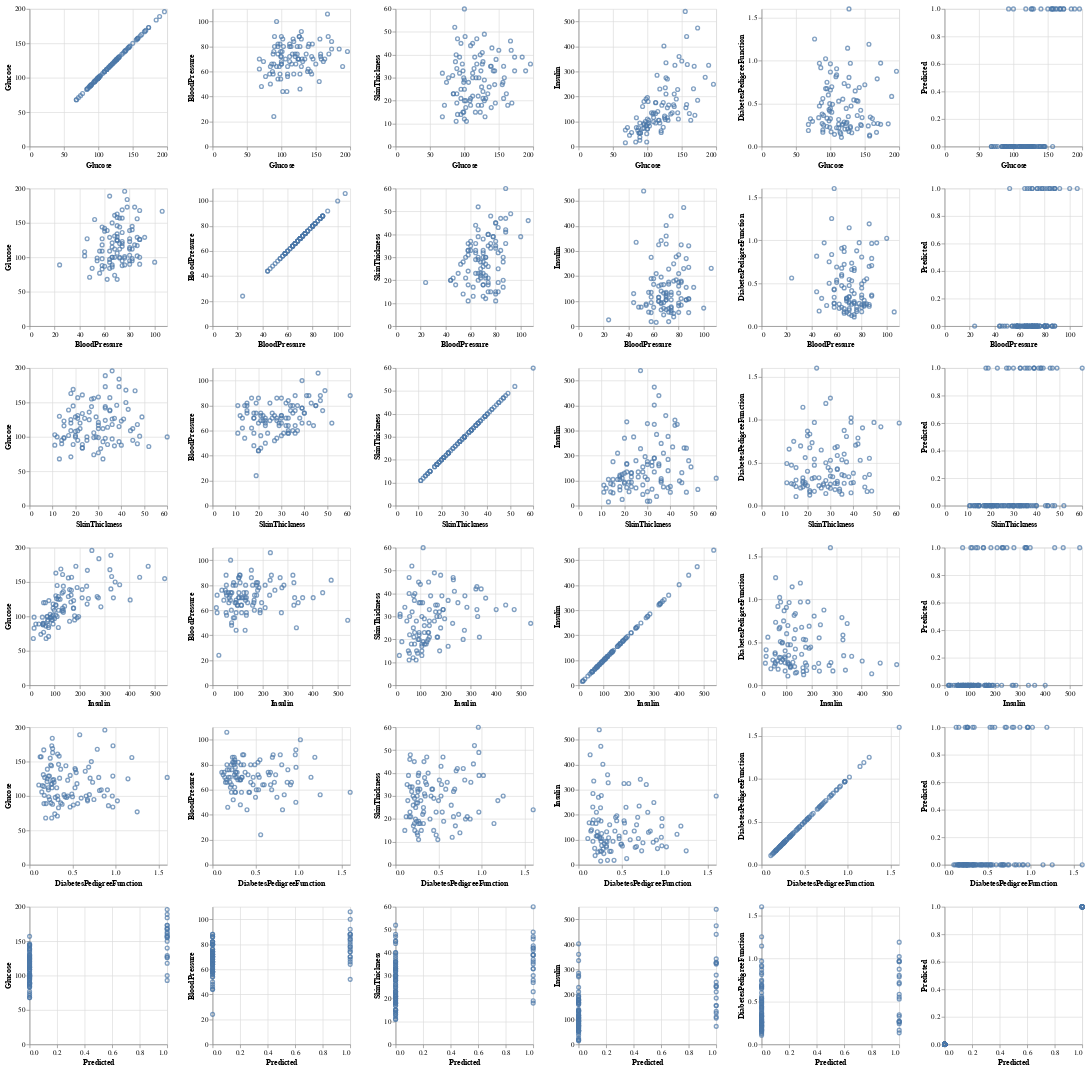

Source (notebook cell):
### Code cell
columns_to_plot = [
 'Glucose',
 'BloodPressure',
 'SkinThickness',
 'Insulin',
 'DiabetesPedigreeFunction',
 'Predicted']

credit_pairplot = alt.Chart(diabetes_test_predictions).mark_point().encode(
    alt.X(alt.repeat("row"), type="quantitative"),
    alt.Y(alt.repeat("column"), type="quantitative"),
).properties(
    width=200,
    height=200
).repeat(
    column=columns_to_plot,
    row=columns_to_plot
)
credit_pairplot

### Figure 1 — Vega-Lite specification as saved in the notebook (floating-point values rounded to 4 significant figures)
{"config": {"view": {"continuousWidth": 300, "continuousHeight": 300}}, "repeat": {"column": ["Glucose", "BloodPressure", "SkinThickness", "Insulin", "DiabetesPedigreeFunction", "Predicted"], "row": ["Glucose", "BloodPressure", "SkinThickness", "Insulin", "DiabetesPedigreeFunction", "Predicted"]}, "spec": {"data": {"name": "data-9fe4acc20fc3ab8d8c3a6ccac0c1c6c3"}, "mark": {"type": "point"}, "encoding": {"x": {"field": {"repeat": "row"}, "type": "quantitative"}, "y": {"field": {"repeat": "column"}, "type": "quantitative"}}, "height": 200, "width": 200}, "$schema": "https://vega.github.io/schema/vega-lite/v5.8.0.json", "datasets": {"data-9fe4acc20fc3ab8d8c3a6ccac0c1c6c3": [{"Pregnancies": 1, "Glucose": 95, "BloodPressure": 82, "SkinThickness": 25, "Insulin": 180, "BMI": 35.0, "DiabetesPedigreeFunction": 0.233, "Age": 43, "Outcome": 1, "Predicted": 0}, {"Pregnancies": 3, "Glucose": 158, "BloodPressure": 70, "SkinThickness": 30, "Insulin": 328, "BMI": 35.5, "DiabetesPedigreeFunction": 0.344, "Age": 35, "Outcome": 1, "Predicted": 1}, {"Pregnancies": 7, "Glucose": 136, "BloodPressure": 74, "SkinThickness": 26, "Insulin": 135, "BMI": 26.0, "DiabetesPedigreeFunction": 0.647, "Age": 51, "Outcome": 0, "Predicted": 0}, {"Pregnancies": 2, "Glucose": 144, "BloodPressure": 58, "SkinThickness": 33, "Insulin": 135, "BMI": 31.6, "DiabetesPedigreeFunction": 0.422, "Age": 25, "Outcome": 1, "Predicted": 0}, {"Pregnancies": 10, "Glucose": 101, "BloodPressure": 76, "SkinThickness": 48, "Insulin": 180, "BMI": 32.9, "DiabetesPedigreeFunction": 0.171, "Age": 63, "Outcome": 0, "Predicted": 0}, {"Pregnancies": 4, "Glucose": 129, "BloodPressure": 86, "SkinThickness": 20, "Insulin": 270, "BMI": 35.1, "DiabetesPedigreeFunction": 0.231, "Age": 23, "Outcome": 0, "Predicted": 0}, {"Pregnancies": 2, "Glucose": 68, "BloodPressure": 70, "SkinThickness": 32, "Insulin": 66, "BMI": 25.0, "DiabetesPedigreeFunction": 0.187, "Age": 25, "Outcome": 0, "Predicted": 0}, {"Pregnancies": 1, "Glucose": 100, "BloodPressure": 72, "SkinThickness": 12, "Insulin": 70, "BMI": 25.3, "DiabetesPedigreeFunction": 0.658, "Age": 28, "Outcome": 0, "Predicted": 0}, {"Pregnancies": 3, "Glucose": 163, "BloodPressure": 70, "SkinThickness": 18, "Insulin": 105, "BMI": 31.6, "DiabetesPedigreeFunction": 0.268, "Age": 28, "Outcome": 1, "Predicted": 1}, {"Pregnancies": 0, "Glucose": 102, "BloodPressure": 86, "SkinThickness": 17, "Insulin": 105, "BMI": 29.3, "DiabetesPedigreeFunction": 0.695, "Age": 27, "Outcome": 0, "Predicted": 0}, {"Pregnancies": 12, "Glucose": 140, "BloodPressure": 82, "SkinThickness": 43, "Insulin": 325, "BMI": 39.2, "DiabetesPedigreeFunction": 0.528, "Age": 58, "Outcome": 1, "Predicted": 1}, {"Pregnancies": 1, "Glucose": 77, "BloodPressure": 56, "SkinThickness": 30, "Insulin": 56, "BMI": 33.3, "DiabetesPedigreeFunction": 1.251, "Age": 24, "Outcome": 0, "Predicted": 0}, {"Pregnancies": 3, "Glucose": 126, "BloodPressure": 88, "SkinThickness": 41, "Insulin": 235, "BMI": 39.3, "DiabetesPedigreeFunction": 0.704, "Age": 27, "Outcome": 0, "Predicted": 1}, {"Pregnancies": 9, "Glucose": 120, "BloodPressure": 72, "SkinThickness": 22, "Insulin": 56, "BMI": 20.8, "DiabetesPedigreeFunction": 0.733, "Age": 48, "Outcome": 0, "Predicted": 0}, {"Pregnancies": 3, "Glucose": 173, "BloodPressure": 84, "SkinThickness": 33, "Insulin": 474, "BMI": 35.7, "DiabetesPedigreeFunction": 0.258, "Age": 22, "Outcome": 1, "Predicted": 1}, {"Pregnancies": 8, "Glucose": 126, "BloodPressure": 88, "SkinThickness": 36, "Insulin": 108, "BMI": 38.5, "DiabetesPedigreeFunction": 0.349, "Age": 49, "Outcome": 0, "Predicted": 0}, {"Pregnancies": 4, "Glucose": 184, "BloodPressure": 78, "SkinThickness": 39, "Insulin": 277, "BMI": 37.0, "DiabetesPedigreeFunction": 0.264, "Age": 31, "Outcome": 1, "Predicted": 1}, {"Pregnancies": 9, "Glucose": 112, "BloodPressure": 82, "SkinThickness": 32, "Insulin": 175, "BMI": 34.2, "DiabetesPedigreeFunction": 0.26, "Age": 36, "Outcome": 1, "Predicted": 0}, {"Pregnancies": 9, "Glucose": 156, "BloodPressure": 86, "SkinThickness": 28, "Insulin": 155, "BMI": 34.3, "DiabetesPedigreeFunction": 1.189, "Age": 42, "Outcome": 1, "Predicted": 1}, {"Pregnancies": 10, "Glucose": 125, "BloodPressure": 70, "SkinThickness": 26, "Insulin": 115, "BMI": 31.1, "DiabetesPedigreeFunction": 0.205, "Age": 41, "Outcome": 1, "Predicted": 0}, {"Pregnancies": 1, "Glucose": 157, "BloodPressure": 72, "SkinThickness": 21, "Insulin": 168, "BMI": 25.6, "DiabetesPedigreeFunction": 0.123, "Age": 24, "Outcome": 0, "Predicted": 0}, {"Pregnancies": 5, "Glucose": 99, "BloodPressure": 54, "SkinThickness": 28, "Insulin": 83, "BMI": 34.0, "DiabetesPedigreeFunction": 0.499, "Age": 30, "Outcome": 0, "Predicted": 0}, {"Pregnancies": 1, "Glucose": 106, "BloodPressure": 70, "SkinThickness": 28, "Insulin": 135, "BMI": 34.2, "DiabetesPedigreeFunction": 0.142, "Age": 22, "Outcome": 0, "Predicted": 0}, {"Pregnancies": 8, "Glucose": 167, "BloodPressure": 106, "SkinThickness": 46, "Insulin": 231, "BMI": 37.6, "DiabetesPedigreeFunction": 0.165, "Age": 43, "Outcome": 1, "Predicted": 1}, {"Pregnancies": 1, "Glucose": 112, "BloodPressure": 80, "SkinThickness": 45, "Insulin": 132, "BMI": 34.8, "DiabetesPedigreeFunction": 0.217, "Age": 24, "Outcome": 0, "Predicted": 0}, {"Pregnancies": 4, "Glucose": 109, "BloodPressure": 64, "SkinThickness": 44, "Insulin": 99, "BMI": 34.8, "DiabetesPedigreeFunction": 0.905, "Age": 26, "Outcome": 1, "Predicted": 0}, {"Pregnancies": 0, "Glucose": 97, "BloodPressure": 64, "SkinThickness": 36, "Insulin": 100, "BMI": 36.8, "DiabetesPedigreeFunction": 0.6, "Age": 25, "Outcome": 0, "Predicted": 0}, {"Pregnancies": 1, "Glucose": 89, "BloodPressure": 24, "SkinThickness": 19, "Insulin": 25, "BMI": 27.8, "DiabetesPedigreeFunction": 0.559, "Age": 21, "Outcome": 0, "Predicted": 0}, {"Pregnancies": 12, "Glucose": 88, "BloodPressure": 74, "SkinThickness": 40, "Insulin": 54, "BMI": 35.3, "DiabetesPedigreeFunction": 0.378, "Age": 48, "Outcome": 0, "Predicted": 0}, {"Pregnancies": 4, "Glucose": 99, "BloodPressure": 76, "SkinThickness": 15, "Insulin": 51, "BMI": 23.2, "DiabetesPedigreeFunction": 0.223, "Age": 21, "Outcome": 0, "Predicted": 0}, {"Pregnancies": 0, "Glucose": 139, "BloodPressure": 62, "SkinThickness": 17, "Insulin": 210, "BMI": 22.1, "DiabetesPedigreeFunction": 0.207, "Age": 21, "Outcome": 0, "Predicted": 0}, {"Pregnancies": 2, "Glucose": 127, "BloodPressure": 46, "SkinThickness": 21, "Insulin": 335, "BMI": 34.4, "DiabetesPedigreeFunction": 0.176, "Age": 22, "Outcome": 0, "Predicted": 0}, {"Pregnancies": 2, "Glucose": 100, "BloodPressure": 68, "SkinThickness": 25, "Insulin": 71, "BMI": 38.5, "DiabetesPedigreeFunction": 0.324, "Age": 26, "Outcome": 0, "Predicted": 0}, {"Pregnancies": 1, "Glucose": 109, "BloodPressure": 56, "SkinThickness": 21, "Insulin": 135, "BMI": 25.2, "DiabetesPedigreeFunction": 0.833, "Age": 23, "Outcome": 0, "Predicted": 0}, {"Pregnancies": 1, "Glucose": 109, "BloodPressure": 58, "SkinThickness": 18, "Insulin": 116, "BMI": 28.5, "DiabetesPedigreeFunction": 0.219, "Age": 22, "Outcome": 0, "Predicted": 0}, {"Pregnancies": 7, "Glucose": 168, "BloodPressure": 88, "SkinThickness": 42, "Insulin": 321, "BMI": 38.2, "DiabetesPedigreeFunction": 0.787, "Age": 40, "Outcome": 1, "Predicted": 1}, {"Pregnancies": 2, "Glucose": 146, "BloodPressure": 70, "SkinThickness": 38, "Insulin": 360, "BMI": 28.0, "DiabetesPedigreeFunction": 0.337, "Age": 29, "Outcome": 1, "Predicted": 0}, {"Pregnancies": 4, "Glucose": 90, "BloodPressure": 88, "SkinThickness": 47, "Insulin": 54, "BMI": 37.7, "DiabetesPedigreeFunction": 0.362, "Age": 29, "Outcome": 0, "Predicted": 0}, {"Pregnancies": 1, "Glucose": 95, "BloodPressure": 74, "SkinThickness": 21, "Insulin": 73, "BMI": 25.9, "DiabetesPedigreeFunction": 0.673, "Age": 36, "Outcome": 0, "Predicted": 0}, {"Pregnancies": 0, "Glucose": 100, "BloodPressure": 88, "SkinThickness": 60, "Insulin": 110, "BMI": 46.8, "DiabetesPedigreeFunction": 0.962, "Age": 31, "Outcome": 0, "Predicted": 1}, {"Pregnancies": 3, "Glucose": 129, "BloodPressure": 64, "SkinThickness": 29, "Insulin": 115, "BMI": 26.4, "DiabetesPedigreeFunction": 0.219, "Age": 28, "Outcome": 1, "Predicted": 0}, {"Pregnancies": 4, "Glucose": 131, "BloodPressure": 68, "SkinThickness": 21, "Insulin": 166, "BMI": 33.1, "DiabetesPedigreeFunction": 0.16, "Age": 28, "Outcome": 0, "Predicted": 0}, {"Pregnancies": 1, "Glucose": 118, "BloodPressure": 58, "SkinThickness": 36, "Insulin": 94, "BMI": 33.3, "DiabetesPedigreeFunction": 0.261, "Age": 23, "Outcome": 0, "Predicted": 0}, {"Pregnancies": 0, "Glucose": 121, "BloodPressure": 66, "SkinThickness": 30, "Insulin": 165, "BMI": 34.3, "DiabetesPedigreeFunction": 0.203, "Age": 33, "Outcome": 1, "Predicted": 0}, {"Pregnancies": 7, "Glucose": 150, "BloodPressure": 66, "SkinThickness": 42, "Insulin": 342, "BMI": 34.7, "DiabetesPedigreeFunction": 0.718, "Age": 42, "Outcome": 0, "Predicted": 1}, {"Pregnancies": 13, "Glucose": 145, "BloodPressure": 82, "SkinThickness": 19, "Insulin": 110, "BMI": 22.2, "DiabetesPedigreeFunction": 0.245, "Age": 57, "Outcome": 0, "Predicted": 0}, {"Pregnancies": 2, "Glucose": 155, "BloodPressure": 52, "SkinThickness": 27, "Insulin": 540, "BMI": 38.7, "DiabetesPedigreeFunction": 0.24, "Age": 25, "Outcome": 1, "Predicted": 1}, {"Pregnancies": 5, "Glucose": 123, "BloodPressure": 74, "SkinThickness": 40, "Insulin": 77, "BMI": 34.1, "DiabetesPedigreeFunction": 0.269, "Age": 28, "Outcome": 0, "Predicted": 0}, {"Pregnancies": 0, "Glucose": 114, "BloodPressure": 80, "SkinThickness": 34, "Insulin": 285, "BMI": 44.2, "DiabetesPedigreeFunction": 0.167, "Age": 27, "Outcome": 0, "Predicted": 0}, {"Pregnancies": 10, "Glucose": 161, "BloodPressure": 68, "SkinThickness": 23, "Insulin": 132, "BMI": 25.5, "DiabetesPedigreeFunction": 0.326, "Age": 47, "Outcome": 1, "Predicted": 1}, {"Pregnancies": 1, "Glucose": 103, "BloodPressure": 80, "SkinThickness": 11, "Insulin": 82, "BMI": 19.4, "DiabetesPedigreeFunction": 0.491, "Age": 22, "Outcome": 0, "Predicted": 0}, {"Pregnancies": 6, "Glucose": 98, "BloodPressure": 58, "SkinThickness": 33, "Insulin": 190, "BMI": 34.0, "DiabetesPedigreeFunction": 0.43, "Age": 43, "Outcome": 0, "Predicted": 0}, {"Pregnancies": 0, "Glucose": 120, "BloodPressure": 74, "SkinThickness": 18, "Insulin": 63, "BMI": 30.5, "DiabetesPedigreeFunction": 0.285, "Age": 26, "Outcome": 0, "Predicted": 0}, {"Pregnancies": 2, "Glucose": 84, "BloodPressure": 50, "SkinThickness": 23, "Insulin": 76, "BMI": 30.4, "DiabetesPedigreeFunction": 0.968, "Age": 21, "Outcome": 0, "Predicted": 0}, {"Pregnancies": 3, "Glucose": 129, "BloodPressure": 92, "SkinThickness": 49, "Insulin": 155, "BMI": 36.4, "DiabetesPedigreeFunction": 0.968, "Age": 32, "Outcome": 1, "Predicted": 1}, {"Pregnancies": 0, "Glucose": 138, "BloodPressure": 60, "SkinThickness": 35, "Insulin": 167, "BMI": 34.6, "DiabetesPedigreeFunction": 0.534, "Age": 21, "Outcome": 1, "Predicted": 0}, {"Pregnancies": 1, "Glucose": 71, "BloodPressure": 48, "SkinThickness": 18, "Insulin": 76, "BMI": 20.4, "DiabetesPedigreeFunction": 0.323, "Age": 22, "Outcome": 0, "Predicted": 0}, {"Pregnancies": 3, "Glucose": 83, "BloodPressure": 58, "SkinThickness": 31, "Insulin": 18, "BMI": 34.3, "DiabetesPedigreeFunction": 0.336, "Age": 25, "Outcome": 0, "Predicted": 0}, {"Pregnancies": 3, "Glucose": 88, "BloodPressure": 58, "SkinThickness": 11, "Insulin": 54, "BMI": 24.8, "DiabetesPedigreeFunction": 0.267, "Age": 22, "Outcome": 0, "Predicted": 0}, {"Pregnancies": 2, "Glucose": 127, "BloodPressure": 58, "SkinThickness": 24, "Insulin": 275, "BMI": 27.7, "DiabetesPedigreeFunction": 1.6, "Age": 25, "Outcome": 0, "Predicted": 0}, {"Pregnancies": 0, "Glucose": 95, "BloodPressure": 80, "SkinThickness": 45, "Insulin": 92, "BMI": 36.5, "DiabetesPedigreeFunction": 0.33, "Age": 26, "Outcome": 0, "Predicted": 0}, {"Pregnancies": 6, "Glucose": 144, "BloodPressure": 72, "SkinThickness": 27, "Insulin": 228, "BMI": 33.9, "DiabetesPedigreeFunction": 0.255, "Age": 40, "Outcome": 0, "Predicted": 0}, {"Pregnancies": 2, "Glucose": 100, "BloodPressure": 66, "SkinThickness": 20, "Insulin": 90, "BMI": 32.9, "DiabetesPedigreeFunction": 0.867, "Age": 28, "Outcome": 1, "Predicted": 0}, {"Pregnancies": 3, "Glucose": 116, "BloodPressure": 74, "SkinThickness": 15, "Insulin": 105, "BMI": 26.3, "DiabetesPedigreeFunction": 0.107, "Age": 24, "Outcome": 0, "Predicted": 0}, {"Pregnancies": 1, "Glucose": 84, "BloodPressure": 64, "SkinThickness": 23, "Insulin": 115, "BMI": 36.9, "DiabetesPedigreeFunction": 0.471, "Age": 28, "Outcome": 0, "Predicted": 0}, {"Pregnancies": 2, "Glucose": 157, "BloodPressure": 74, "SkinThickness": 35, "Insulin": 440, "BMI": 39.4, "DiabetesPedigreeFunction": 0.134, "Age": 30, "Outcome": 0, "Predicted": 1}, {"Pregnancies": 6, "Glucose": 108, "BloodPressure": 44, "SkinThickness": 20, "Insulin": 130, "BMI": 24.0, "DiabetesPedigreeFunction": 0.813, "Age": 35, "Outcome": 0, "Predicted": 0}, {"Pregnancies": 4, "Glucose": 125, "BloodPressure": 70, "SkinThickness": 18, "Insulin": 122, "BMI": 28.9, "DiabetesPedigreeFunction": 1.144, "Age": 45, "Outcome": 1, "Predicted": 0}, {"Pregnancies": 1, "Glucose": 86, "BloodPressure": 66, "SkinThickness": 52, "Insulin": 65, "BMI": 41.3, "DiabetesPedigreeFunction": 0.917, "Age": 29, "Outcome": 0, "Predicted": 0}, {"Pregnancies": 0, "Glucose": 93, "BloodPressure": 100, "SkinThickness": 39, "Insulin": 72, "BMI": 43.4, "DiabetesPedigreeFunction": 1.021, "Age": 35, "Outcome": 0, "Predicted": 1}, {"Pregnancies": 1, "Glucose": 196, "BloodPressure": 76, "SkinThickness": 36, "Insulin": 249, "BMI": 36.5, "DiabetesPedigreeFunction": 0.875, "Age": 29, "Outcome": 1, "Predicted": 1}, {"Pregnancies": 1, "Glucose": 89, "BloodPressure": 76, "SkinThickness": 34, "Insulin": 37, "BMI": 31.2, "DiabetesPedigreeFunction": 0.192, "Age": 23, "Outcome": 0, "Predicted": 0}, {"Pregnancies": 6, "Glucose": 134, "BloodPressure": 70, "SkinThickness": 23, "Insulin": 130, "BMI": 35.4, "DiabetesPedigreeFunction": 0.542, "Age": 29, "Outcome": 1, "Predicted": 0}, {"Pregnancies": 5, "Glucose": 139, "BloodPressure": 80, "SkinThickness": 35, "Insulin": 160, "BMI": 31.6, "DiabetesPedigreeFunction": 0.361, "Age": 25, "Outcome": 1, "Predicted": 0}, {"Pregnancies": 0, "Glucose": 127, "BloodPressure": 80, "SkinThickness": 37, "Insulin": 210, "BMI": 36.3, "DiabetesPedigreeFunction": 0.804, "Age": 23, "Outcome": 0, "Predicted": 1}, {"Pregnancies": 2, "Glucose": 68, "BloodPressure": 62, "SkinThickness": 13, "Insulin": 15, "BMI": 20.1, "DiabetesPedigreeFunction": 0.257, "Age": 23, "Outcome": 0, "Predicted": 0}, {"Pregnancies": 3, "Glucose": 102, "BloodPressure": 44, "SkinThickness": 20, "Insulin": 94, "BMI": 30.8, "DiabetesPedigreeFunction": 0.4, "Age": 26, "Outcome": 0, "Predicted": 0}, {"Pregnancies": 3, "Glucose": 74, "BloodPressure": 68, "SkinThickness": 28, "Insulin": 45, "BMI": 29.7, "DiabetesPedigreeFunction": 0.293, "Age": 23, "Outcome": 0, "Predicted": 0}, {"Pregnancies": 0, "Glucose": 98, "BloodPressure": 82, "SkinThickness": 15, "Insulin": 84, "BMI": 25.2, "DiabetesPedigreeFunction": 0.299, "Age": 22, "Outcome": 0, "Predicted": 0}, {"Pregnancies": 0, "Glucose": 118, "BloodPressure": 84, "SkinThickness": 47, "Insulin": 230, "BMI": 45.8, "DiabetesPedigreeFunction": 0.551, "Age": 31, "Outcome": 1, "Predicted": 1}, {"Pregnancies": 1, "Glucose": 99, "BloodPressure": 72, "SkinThickness": 30, "Insulin": 18, "BMI": 38.6, "DiabetesPedigreeFunction": 0.412, "Age": 21, "Outcome": 0, "Predicted": 0}, {"Pregnancies": 2, "Glucose": 90, "BloodPressure": 80, "SkinThickness": 14, "Insulin": 55, "BMI": 24.4, "DiabetesPedigreeFunction": 0.249, "Age": 24, "Outcome": 0, "Predicted": 0}, {"Pregnancies": 1, "Glucose": 130, "BloodPressure": 70, "SkinThickness": 13, "Insulin": 105, "BMI": 25.9, "DiabetesPedigreeFunction": 0.472, "Age": 22, "Outcome": 0, "Predicted": 0}, {"Pregnancies": 7, "Glucose": 142, "BloodPressure": 60, "SkinThickness": 33, "Insulin": 190, "BMI": 28.8, "DiabetesPedigreeFunction": 0.687, "Age": 61, "Outcome": 0, "Predicted": 0}, {"Pregnancies": 2, "Glucose": 95, "BloodPressure": 54, "SkinThickness": 14, "Insulin": 88, "BMI": 26.1, "DiabetesPedigreeFunction": 0.748, "Age": 22, "Outcome": 0, "Predicted": 0}, {"Pregnancies": 3, "Glucose": 173, "BloodPressure": 78, "SkinThickness": 39, "Insulin": 185, "BMI": 33.8, "DiabetesPedigreeFunction": 0.97, "Age": 31, "Outcome": 1, "Predicted": 1}, {"Pregnancies": 1, "Glucose": 112, "BloodPressure": 72, "SkinThickness": 30, "Insulin": 176, "BMI": 34.4, "DiabetesPedigreeFunction": 0.528, "Age": 25, "Outcome": 0, "Predicted": 0}, {"Pregnancies": 2, "Glucose": 112, "BloodPressure": 68, "SkinThickness": 22, "Insulin": 94, "BMI": 34.1, "DiabetesPedigreeFunction": 0.315, "Age": 26, "Outcome": 0, "Predicted": 0}, {"Pregnancies": 3, "Glucose": 169, "BloodPressure": 74, "SkinThickness": 19, "Insulin": 125, "BMI": 29.9, "DiabetesPedigreeFunction": 0.268, "Age": 31, "Outcome": 1, "Predicted": 1}, {"Pregnancies": 5, "Glucose": 117, "BloodPressure": 86, "SkinThickness": 30, "Insulin": 105, "BMI": 39.1, "DiabetesPedigreeFunction": 0.251, "Age": 42, "Outcome": 0, "Predicted": 0}, {"Pregnancies": 2, "Glucose": 93, "BloodPressure": 64, "SkinThickness": 32, "Insulin": 160, "BMI": 38.0, "DiabetesPedigreeFunction": 0.674, "Age": 23, "Outcome": 1, "Predicted": 0}, {"Pregnancies": 1, "Glucose": 89, "BloodPressure": 66, "SkinThickness": 23, "Insulin": 94, "BMI": 28.1, "DiabetesPedigreeFunction": 0.167, "Age": 21, "Outcome": 0, "Predicted": 0}, {"Pregnancies": 3, "Glucose": 115, "BloodPressure": 66, "SkinThickness": 39, "Insulin": 140, "BMI": 38.1, "DiabetesPedigreeFunction": 0.15, "Age": 28, "Outcome": 0, "Predicted": 0}, {"Pregnancies": 9, "Glucose": 124, "BloodPressure": 70, "SkinThickness": 33, "Insulin": 402, "BMI": 35.4, "DiabetesPedigreeFunction": 0.282, "Age": 34, "Outcome": 0, "Predicted": 0}, {"Pregnancies": 5, "Glucose": 189, "BloodPressure": 64, "SkinThickness": 33, "Insulin": 325, "BMI": 31.2, "DiabetesPedigreeFunction": 0.583, "Age": 29, "Outcome": 1, "Predicted": 1}, {"Pregnancies": 4, "Glucose": 123, "BloodPressure": 80, "SkinThickness": 15, "Insulin": 176, "BMI": 32.0, "DiabetesPedigreeFunction": 0.443, "Age": 34, "Outcome": 0, "Predicted": 0}, {"Pregnancies": 1, "Glucose": 100, "BloodPressure": 66, "SkinThickness": 29, "Insulin": 196, "BMI": 32.0, "DiabetesPedigreeFunction": 0.444, "Age": 42, "Outcome": 0, "Predicted": 0}, {"Pregnancies": 1, "Glucose": 87, "BloodPressure": 60, "SkinThickness": 37, "Insulin": 75, "BMI": 37.2, "DiabetesPedigreeFunction": 0.509, "Age": 22, "Outcome": 0, "Predicted": 0}]}}
